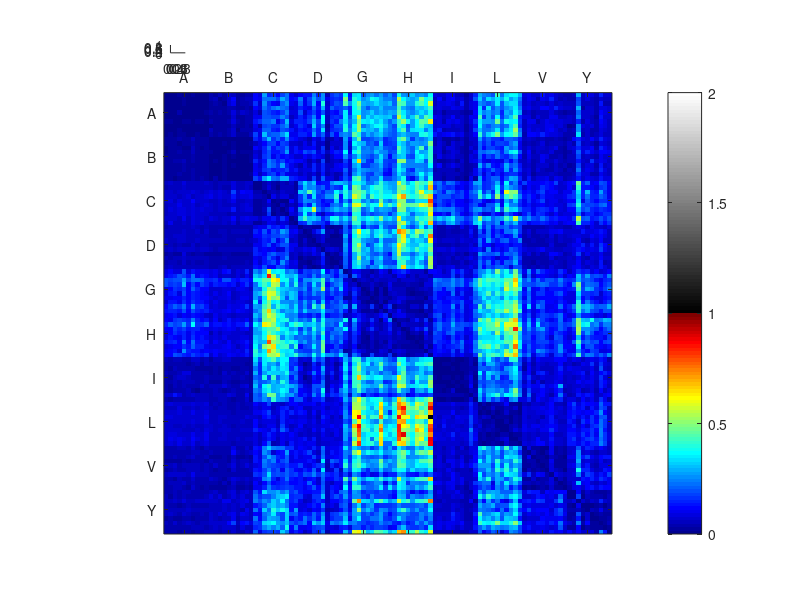

The MATLAB source for this figure: (Note: this script raises an error after producing the figure.)
clear;

%% Fancy plot
load divmatrixwholedataset
symbol = ['A','B','C','D','G','H','I','L','V','Y'];

figure;
C = 11;
R = 11;

% matrix2plot = Dcs_matrix; % Dkl_MC_matrix;
matrix2plot = Dkl_MC_matrix;

% normalize the similarity matrix
matrix2plot = matrix2plot - min(matrix2plot(:),[],1);
matrix2plot = matrix2plot/max(matrix2plot(:),[],1);

cmap1 = colormap('jet');
cmap2 = colormap('gray');
cmap = [cmap1; cmap2];
colormap(cmap);

edge_subplot_ind = [1:C,C+1:C:R*C];
subplot(R,C,setdiff(1:R*C,edge_subplot_ind)); 
imagesc(matrix2plot,[0 2]); 
% % colormap('jet'); % daspect([1 1 1]);
colorbar;
% set(gca,'xtick',[],'ytick',[]); % remove the x,y-tick labels
set(gca,'XTick',[5:10:100]); set(gca,'XTickLabel',symbol');
set(gca,'YTick',[5:10:100]); set(gca,'YTickLabel',symbol');
set(gca,'XAxisLocation','top');

% Column-accross image
% % colormap('gray'); % daspect([1 1 1]);
cnt = 1;
for col = [2:C]
    filename_q = [num2str(cnt)];
    subplot(R,C,col);
    tmpImg = double(imread([filename_q,'.bmp'])) / 255;
    image((tmpImg*64 + 64)); axis off;
    cnt = cnt + 1;
end

% Row-accross image
cnt = 1;
for row = [C+1:C:R*C]
    filename_q = [num2str(cnt)];
    subplot(R,C,row);
    tmpImg = double(imread([filename_q,'.bmp'])) / 255;
    image((tmpImg*64 + 64)); axis off;
    cnt = cnt + 1;
end

% print('-depsc','-r200',['Dcs_matrix_exp1.eps']);
% print('-djpeg','-r200',['Dcs_matrix_exp1.jpg']);